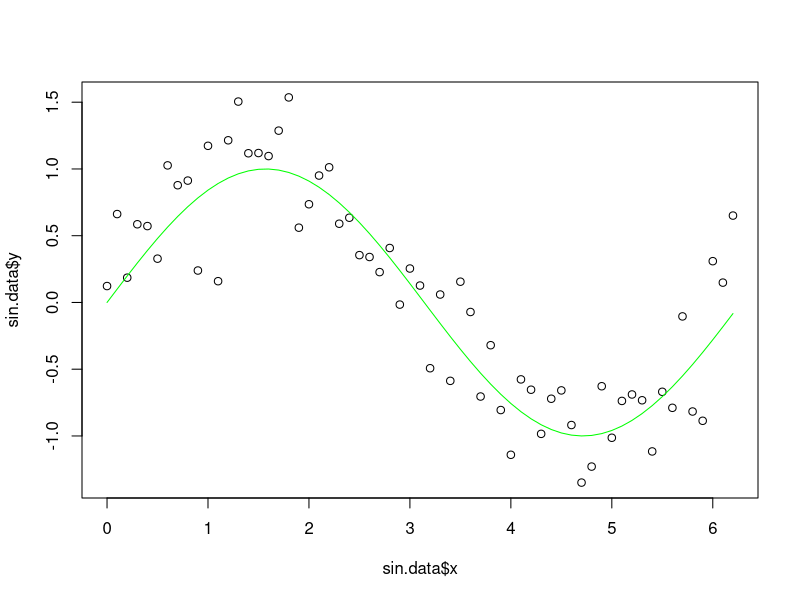
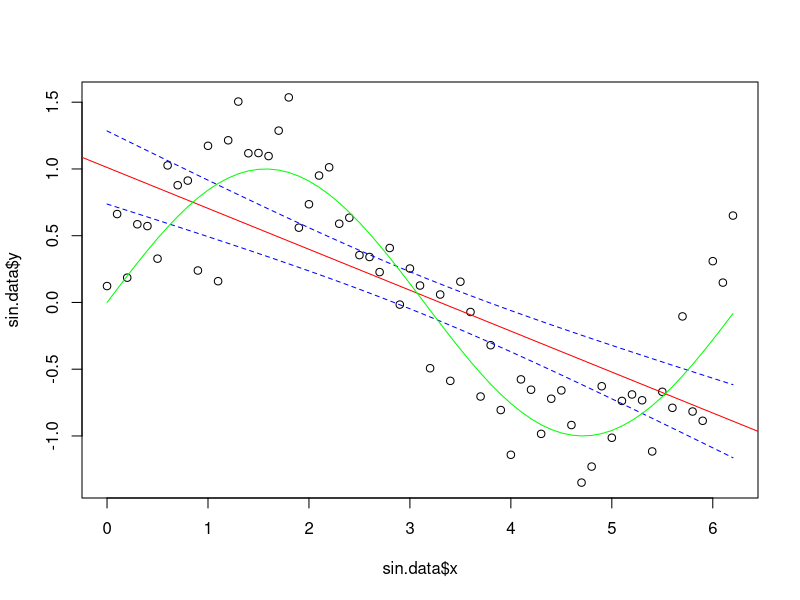
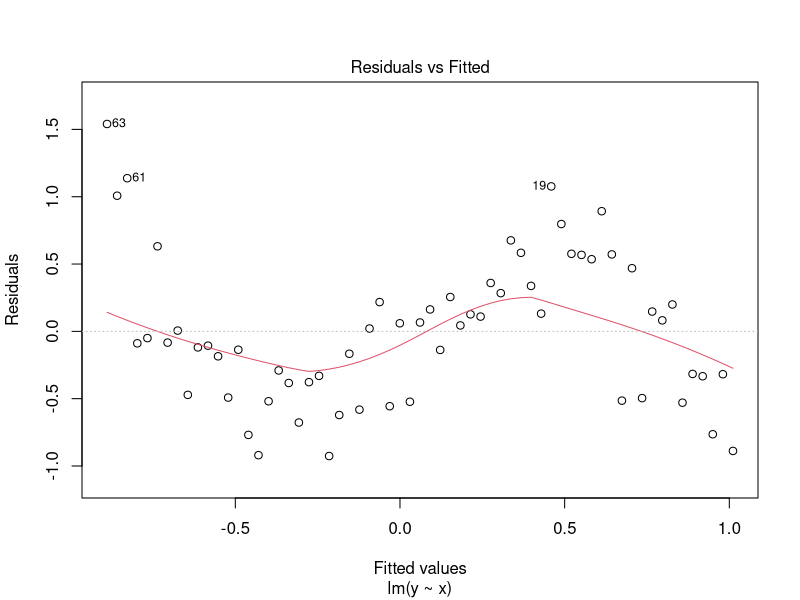
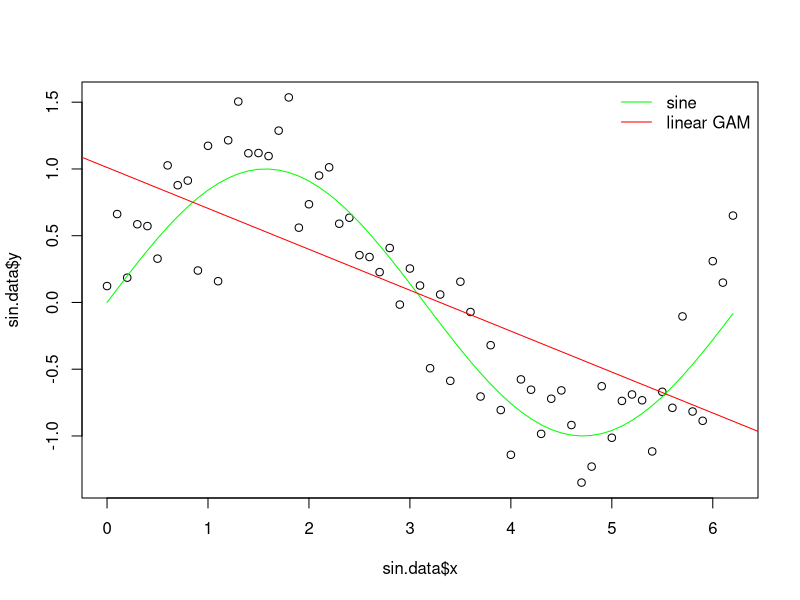
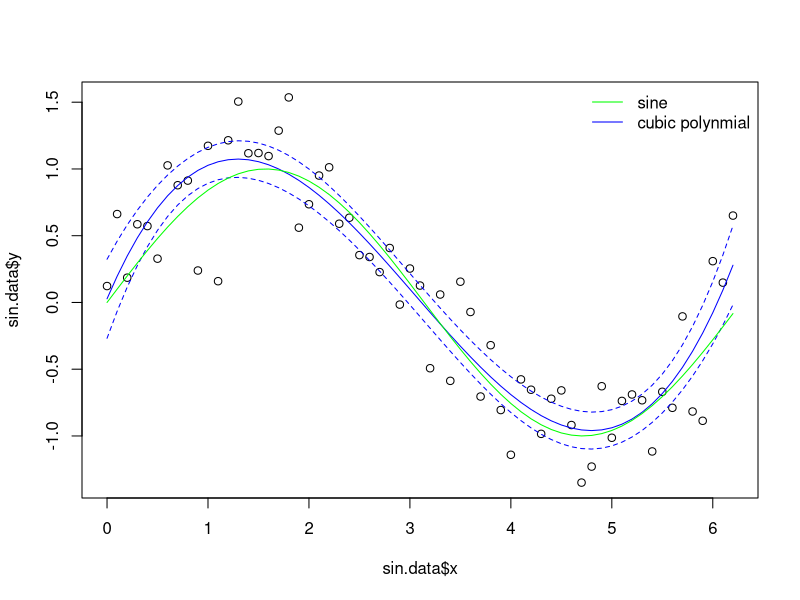
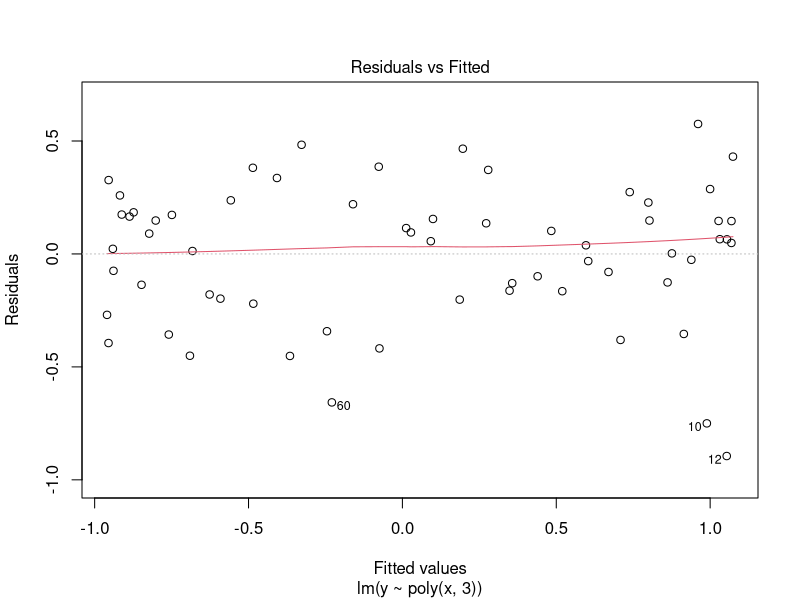
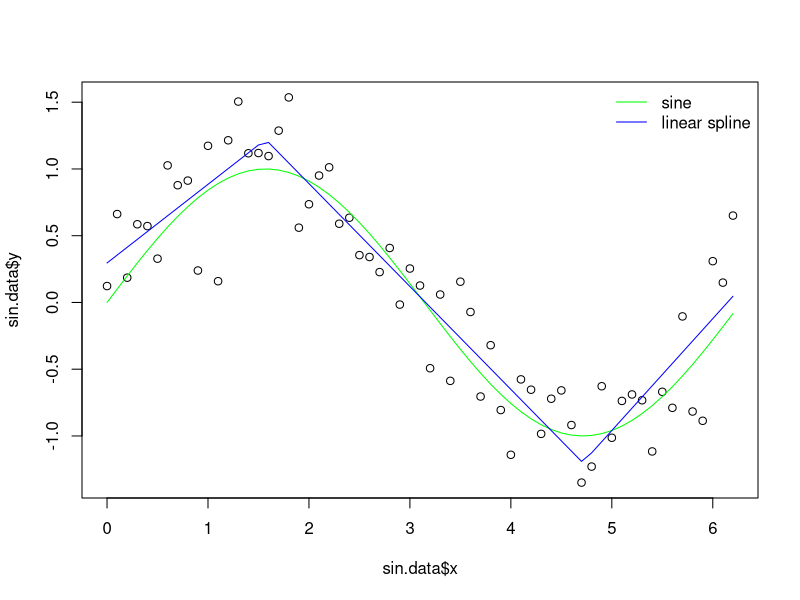
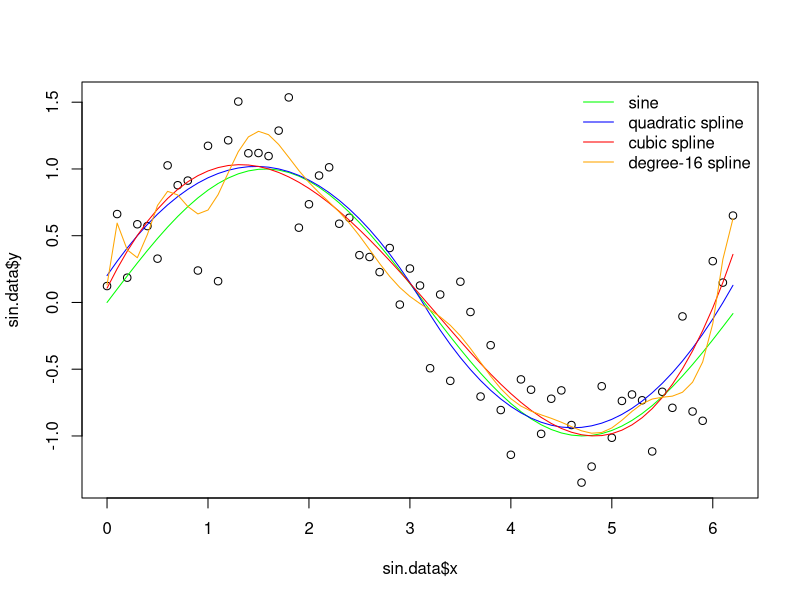

R code for these plots, in order:
## ---- chunk 1
library(splines)
library(gam)

# root mean squared error function for later evaluation
myRMSE = function(m, o){
  sqrt(mean((m - o)^2))
}
## ---- chunk 2
x <- seq(0, pi * 2, 0.1)
#y <- sin(x)
y <- sin(x) + rnorm(n = length(x), mean = 0, sd = sd(sin(x) / 2))
sin.data <- data.frame(y,x)
# independent dataset for later testing
sin.test <- data.frame(x=seq(0, pi * 2, 0.1),y=sin(x) + rnorm(n = length(x), mean = 0, sd = sd(sin(x) / 2)))
plot(sin.data$x,sin.data$y)
lines(sin.data$x,sin(sin.data$x),col="green")
## ---- chunk 3
lm.sin <- lm(y ~ x, data = sin.data) # learn the linear model
lm.sin.pred <- predict(lm.sin, interval="confidence") # make predictions at testing points
summary(lm.sin) # the model works somehow, explains more than 40% of the variance, much better than averaging
## ---- chunk 4
plot(sin.data$x,sin.data$y)
abline(lm.sin,col="red")

lines(sin.data$x,lm.sin.pred[,"lwr"],col="blue",lty=2)
lines(sin.data$x,lm.sin.pred[,"upr"],col="blue",lty=2)
lines(sin.data$x,sin(sin.data$x),col="green")
plot(lm.sin,which=1) # however, the assumptions violated, unreliable confidence intervals, the model underfits the data
## ---- chunk 5
gam.lin<-gam(y~x,data=sin.data) # simple gam, matches lm
summary(gam.lin)
coefficients(gam.lin) # the same as in lm.sin
## ---- chunk 6
plot(sin.data$x,sin.data$y)
lines(sin.data$x,sin(sin.data$x),col="green") # plot the true model
legend("topright",legend=c("sine","linear GAM"),lty=c("solid"),col=c("green","red"),bty="n")
abline(gam.lin,col="red")
## ---- chunk 7
lm.sin.cub <- lm(y ~ poly(x,3), data = sin.data) # learn the cubic polynomial model
lm.sin.pred <- predict(lm.sin.cub, interval="confidence") # make predictions at testing points
summary(lm.sin.cub) # the model works even better, explains nearly 80% of the variance, much better than linear model
anova(lm.sin,lm(y ~ poly(x,2), data = sin.data),lm.sin.cub,lm(y ~ poly(x,4), data = sin.data),lm(y ~ poly(x,5), data = sin.data),lm(y ~ poly(x,6), data = sin.data),lm(y ~ poly(x,7), data = sin.data))
## ---- chunk 8
plot(sin.data$x,sin.data$y)

lines(sin.data$x,lm.sin.pred[,"fit"],col="blue")
lines(sin.data$x,lm.sin.pred[,"lwr"],col="blue",lty=2)
lines(sin.data$x,lm.sin.pred[,"upr"],col="blue",lty=2)
lines(sin.data$x,sin(sin.data$x),col="green")
legend("topright",legend=c("sine","cubic polynmial"),lty=c("solid"),col=c("green","blue"),bty="n")
plot(lm.sin.cub,which=1) # much better residuals
## ---- chunk 9
gam.lins<-gam(y~bs(x,degree=1,knots=c(pi/2,3*pi/2)),data=sin.data) # gam with a linear spline with two knots
summary(gam.lins)
coefficients(gam.lins)
gam.lins.pred <- predict(gam.lins, se.fit=T) # make predictions at testing points
## ---- chunk 10
plot(sin.data$x,sin.data$y) # plot the original data
lines(sin.data$x,sin(sin.data$x),col="green") # plot the true model
lines(sin.data$x,gam.lins.pred$fit,col="blue")
legend("topright",legend=c("sine","linear spline"),lty=c("solid"),col=c("green","blue"),bty="n")
## ---- chunk 11
gam.quad<-gam(y~bs(x,degree=2,knots=c(pi)),data=sin.data) # gam with a quadratic spline with one knot
gam.quad.pred <- predict(gam.quad, se.fit=T) # make predictions at testing points
summary(gam.quad)
coefficients(gam.quad)
gam.cub<-gam(y~bs(x,degree=3,knots=c(pi)),data=sin.data) # increase the degree, cubic spline with one knot
gam.overfit<-gam(y~bs(x,degree=16,knots=quantile(sin.data$x,c(0.25,0.5,0.75))),data=sin.data) # overfit the data
## ---- chunk 12
plot(sin.data$x,sin.data$y) # plot the original data
lines(sin.data$x,sin(sin.data$x),col="green") # plot the true model
lines(sin.data$x,gam.quad.pred$fit,col="blue")
lines(sin.data$x,predict(gam.cub),col="red")
lines(sin.data$x,predict(gam.overfit),col="orange")
legend("topright",legend=c("sine","quadratic spline","cubic spline","degree-16 spline"),lty=c("solid"),col=c("green","blue","red","orange"),bty="n")
## ---- chunk 13
gam.smooth<-gam(y~s(x),data=sin.data) # gam with a smoothing spline, the default flexibility is df=4 (df=1 corresponds to linear fit)
#gam.smooth<-gam(y~s(x,df=nrow(sin.data)),data=sin.data) # smoothing spline, exact fit
summary(gam.smooth)
coefficients(gam.smooth)
gam.smooth.pred <- predict(gam.smooth, se.fit=T) # make predictions at testing points
# the plot below suggests that the smoothing spline with df=4 has about the right flexibility, however learn the best df value with CV
gam.smooth.opt<-smooth.spline(sin.data$x, sin.data$y, cv = TRUE)
gam.smooth.opt # the best df seems to be a bit larger, around 6
## ---- chunk 14
plot(sin.data$x,sin.data$y) # plot the smoothing spline
lines(sin.data$x,sin(sin.data$x),col="green") # plot the true model
lines(sin.data$x,gam.smooth.pred$fit,col="blue")
lines(sin.data$x,gam.smooth.pred$fit+2*gam.smooth.pred$se.fit[,1],col="blue",lty=2)
lines(sin.data$x,gam.smooth.pred$fit-2*gam.smooth.pred$se.fit[,1],col="blue",lty=2)
legend("topright",legend=c("sine","degree-4 smoothing"),lty=c("solid"),col=c("green","blue"),bty="n")
plot(sin.data$x,sin.data$y) # plot the smoothing spline
lines(sin.data$x,sin(sin.data$x),col="green") # plot the true model
lines(sin.data$x,gam.smooth.pred$fit,col="blue")
lines(sin.data$x,predict(gam.smooth.opt)$y,col="red")
legend("topright",legend=c("sine","degree-4 smoothing","degree-opt smoothing"),lty=c("solid"),col=c("green","blue","red"),bty="n")
## ---- chunk 15
# the most simple option
lm.step <- lm(y ~ cut(sin.data$x,2), data = sin.data)
# the overfitted option
lm.step.overfit <- lm(y ~ cut(sin.data$x,trunc(nrow(sin.data)/2)), data = sin.data)
## ---- chunk 16
# plot both the options
plot(sin.data$x,sin.data$y)
lines(sin.data$x,sin(sin.data$x),col="green")
lines(sin.data$x, predict(lm.step,sin.data), col = "blue")
lines(sin.data$x, predict(lm.step.overfit,sin.data), col = "red")
legend("topright",legend=c("sine","simple step function","overfitted step function"),lty=c("solid"),col=c("green","blue","red"),bty="n")
## ---- chunk 17
# Define the models and predictions
models <- c("zero benchmark","true sine benchmark", "linear", "cubic polynomial", "20th degree polynomial", "two steps", "10 steps", "50 steps", "linear spline with two knots","quadratic spline with one knot", "cubic spline with one knot"," spline with 20 dfs", "smoothing spline with 4 dfs", paste("opt smoothing with", round(gam.smooth.opt$df,2), "dfs"))

# Compute RMSEs
rmse_test <- c(
  myRMSE(0, sin.test$y),
  myRMSE(sin(sin.test$x), sin.test$y),
  myRMSE(predict(lm.sin, sin.test), sin.test$y),
  myRMSE(predict(lm.sin.cub, sin.test), sin.test$y),
  myRMSE(predict(lm(y ~ poly(x,20), data = sin.data), sin.test), sin.test$y),
  myRMSE(predict(lm.step, sin.test), sin.test$y),
  myRMSE(predict(lm(y ~ cut(x,20), data = sin.data), sin.test), sin.test$y),
  myRMSE(predict(lm.step.overfit, sin.test), sin.test$y),
  myRMSE(predict(gam.lins, sin.test), sin.test$y),
  myRMSE(predict(gam.quad, sin.test), sin.test$y),
  myRMSE(predict(gam.cub, sin.test), sin.test$y),
  myRMSE(predict(gam.overfit, sin.test), sin.test$y),
  myRMSE(predict(gam.smooth, sin.test), sin.test$y),
  myRMSE(predict(gam.smooth.opt, sin.test$x)$y, sin.test$y)
)

rmse_train <- c(
  myRMSE(0, sin.data$y),
  myRMSE(sin(sin.data$x), sin.data$y),
  myRMSE(predict(lm.sin, sin.data), sin.data$y),
  myRMSE(predict(lm.sin.cub, sin.data), sin.data$y),
  myRMSE(predict(lm(y ~ poly(x,20), data = sin.data), sin.data), sin.data$y),
  myRMSE(predict(lm.step, sin.data), sin.data$y),
  myRMSE(predict(lm(y ~ cut(x,20), data = sin.data), sin.data), sin.data$y),
  myRMSE(predict(lm.step.overfit, sin.data), sin.data$y),
  myRMSE(predict(gam.lins, sin.data), sin.data$y),
  myRMSE(predict(gam.quad, sin.data), sin.data$y),
  myRMSE(predict(gam.cub, sin.data), sin.data$y),
  myRMSE(predict(gam.overfit, sin.data), sin.data$y),
  myRMSE(predict(gam.smooth, sin.data), sin.data$y),
  myRMSE(predict(gam.smooth.opt, sin.data$x)$y, sin.data$y)
)

rmse_ideal <- c(
  myRMSE(0, sin(sin.data$x)),
  myRMSE(sin(sin.data$x), sin(sin.data$x)),
  myRMSE(predict(gam.lin),sin(sin.data$x)),
  myRMSE(predict(lm.sin.cub),sin(sin.data$x)),
  myRMSE(predict(lm(y ~ poly(x,20), data = sin.data)), sin(sin.data$x)),
  myRMSE(predict(lm.step), sin(sin.data$x)),
  myRMSE(predict(lm(y ~ cut(x,20), data = sin.data)), sin(sin.data$x)),
  myRMSE(predict(lm.step.overfit), sin(sin.data$x)),
  myRMSE(predict(gam.lins),sin(sin.data$x)),
  myRMSE(predict(gam.quad),sin(sin.data$x)),
  myRMSE(predict(gam.cub),sin(sin.data$x)),
  myRMSE(predict(gam.overfit),sin(sin.data$x)),
  myRMSE(predict(gam.smooth),sin(sin.data$x)),
  myRMSE(predict(gam.smooth.opt)$y,sin(sin.data$x))
)

# Combine into a single data frame
rmse_table <- data.frame(
  Model = models,
  Testing = round(rmse_test,4),
  Training = round(rmse_train,4),
  Ideal = round(rmse_ideal,4),
  check.names = FALSE
)

# Print nicely
knitr::kable(rmse_table, caption = "RMSE of models for testing, training, and ideal sine data")
